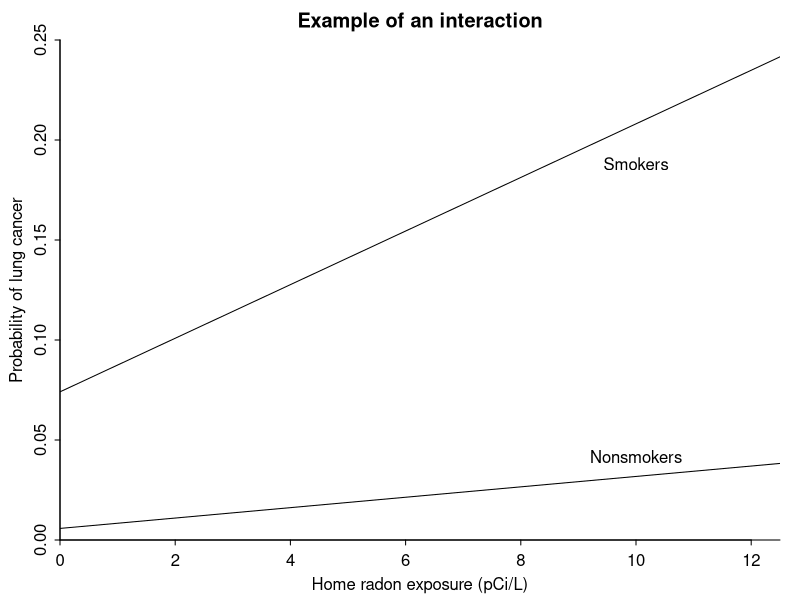

R code for this plot:
setwd("~/AndrewFiles/books/regression.and.other.stories/Examples/Interactions")

pdf("interactions_male.pdf", height=4, width=6)
par(mar=c(3,3,2,1), mgp=c(1.7,.5,0), tck=-.01)
plot(c(0,12.5),c(0,.25), type="n", xaxs="i", yaxs="i",
  xlab="Home radon exposure (pCi/L)", ylab="Probability of lung cancer", bty="l", main="Example of an interaction") 
lines(c(0,20),.07409+c(0,20)*.0134)
lines(c(0,20),.00579+c(0,20)*.0026)
text(10, .07409+10*.0134 - .02, "Smokers")
text(10, .00579+10*.0026 + .01, "Nonsmokers")
dev.off()
